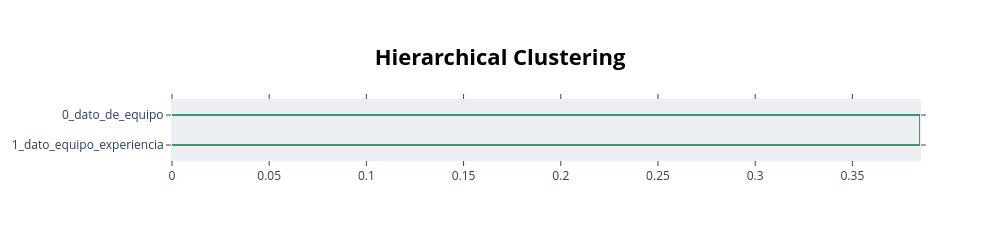

The notebook cell saved with this chart:
### Code cell
# Jerarquía de temas
modelo_linkedin.visualize_hierarchy()

### Figure 1 — Plotly figure (JSON) as saved in the notebook; plotly's stock layout.template omitted (floating-point values rounded to 4 significant figures)
{"data": [{"hoverinfo": "text", "marker": {"color": "rgb(61,153,112)"}, "mode": "lines", "type": "scatter", "x": [0.0, 0.3848, 0.3848, 0.0], "xaxis": "x", "y": [-5.0, -5.0, -15.0, -15.0], "yaxis": "y"}], "layout": {"autosize": false, "height": 230, "hoverlabel": {"bgcolor": "white", "font": {"family": "Rockwell", "size": 16}}, "hovermode": "closest", "plot_bgcolor": "#ECEFF1", "showlegend": false, "title": {"font": {"color": "Black", "size": 22}, "text": "<b>Hierarchical Clustering</b>", "x": 0.5, "xanchor": "center", "yanchor": "top"}, "width": 1000, "xaxis": {"mirror": "allticks", "rangemode": "tozero", "showgrid": false, "showline": true, "showticklabels": true, "ticks": "outside", "type": "linear", "zeroline": false}, "yaxis": {"mirror": "allticks", "range": [-20, 0], "rangemode": "tozero", "showgrid": false, "showline": true, "showticklabels": true, "tickmode": "array", "ticks": "outside", "ticktext": ["0_dato_de_equipo", "1_dato_equipo_experiencia"], "tickvals": [-5, -15], "type": "linear", "zeroline": false}}}
